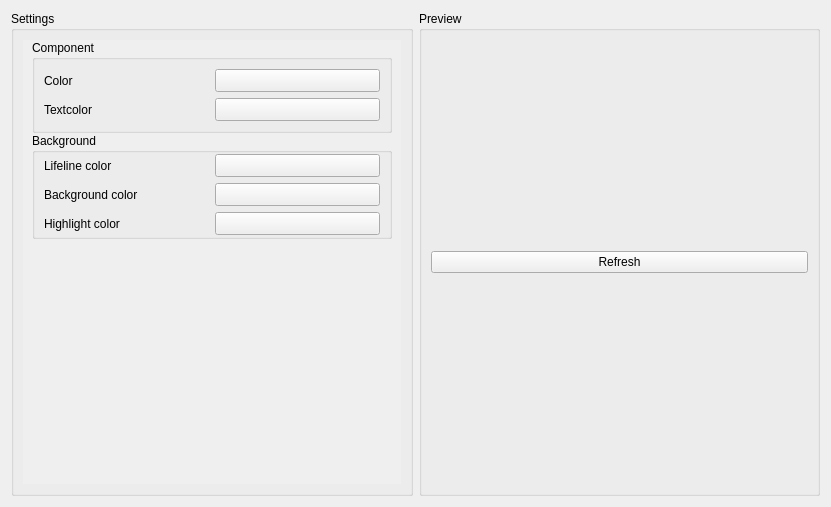
<?xml version="1.0" encoding="UTF-8"?>
<ui version="4.0">
 <class>TestcaseEditorBackgroundSettings</class>
 <widget class="QWidget" name="TestcaseEditorBackgroundSettings">
  <property name="geometry">
   <rect>
    <x>0</x>
    <y>0</y>
    <width>831</width>
    <height>507</height>
   </rect>
  </property>
  <layout class="QHBoxLayout" name="horizontalLayout">
   <item>
    <widget class="QGroupBox" name="Settings">
     <property name="title">
      <string>Settings</string>
     </property>
     <layout class="QVBoxLayout" name="verticalLayout">
      <item>
       <widget class="QScrollArea" name="scrollArea">
        <property name="sizePolicy">
         <sizepolicy hsizetype="Ignored" vsizetype="Expanding">
          <horstretch>0</horstretch>
          <verstretch>0</verstretch>
         </sizepolicy>
        </property>
        <property name="styleSheet">
         <string notr="true">QScrollArea { background: transparent; }
QScrollArea &gt; QWidget &gt; QWidget { background: transparent; }</string>
        </property>
        <property name="frameShape">
         <enum>QFrame::NoFrame</enum>
        </property>
        <property name="frameShadow">
         <enum>QFrame::Plain</enum>
        </property>
        <property name="lineWidth">
         <number>0</number>
        </property>
        <property name="widgetResizable">
         <bool>true</bool>
        </property>
        <widget class="QWidget" name="scrollAreaWidgetContents">
         <property name="geometry">
          <rect>
           <x>0</x>
           <y>0</y>
           <width>384</width>
           <height>456</height>
          </rect>
         </property>
         <layout class="QVBoxLayout" name="verticalLayout_3">
          <property name="spacing">
           <number>0</number>
          </property>
          <property name="topMargin">
           <number>0</number>
          </property>
          <property name="rightMargin">
           <number>9</number>
          </property>
          <property name="bottomMargin">
           <number>0</number>
          </property>
          <item>
           <widget class="QGroupBox" name="Component">
            <property name="title">
             <string>Component</string>
            </property>
            <layout class="QGridLayout" name="gridLayout_2">
             <item row="4" column="0">
              <widget class="QLabel" name="ComponentTextcolorLabel">
               <property name="text">
                <string>Textcolor</string>
               </property>
              </widget>
             </item>
             <item row="4" column="1">
              <widget class="Utils::QtColorButton" name="ComponentTextcolor">
               <property name="sizePolicy">
                <sizepolicy hsizetype="Ignored" vsizetype="Fixed">
                 <horstretch>0</horstretch>
                 <verstretch>0</verstretch>
                </sizepolicy>
               </property>
               <property name="text">
                <string/>
               </property>
              </widget>
             </item>
             <item row="3" column="1">
              <widget class="Utils::QtColorButton" name="ComponentColor">
               <property name="sizePolicy">
                <sizepolicy hsizetype="Ignored" vsizetype="Fixed">
                 <horstretch>0</horstretch>
                 <verstretch>0</verstretch>
                </sizepolicy>
               </property>
               <property name="text">
                <string/>
               </property>
              </widget>
             </item>
             <item row="3" column="0">
              <widget class="QLabel" name="ComponentColorLabel">
               <property name="text">
                <string>Color</string>
               </property>
              </widget>
             </item>
            </layout>
           </widget>
          </item>
          <item>
           <widget class="QGroupBox" name="Background">
            <property name="title">
             <string>Background</string>
            </property>
            <layout class="QGridLayout" name="gridLayout">
             <property name="topMargin">
              <number>1</number>
             </property>
             <property name="bottomMargin">
              <number>1</number>
             </property>
             <item row="0" column="0">
              <widget class="QLabel" name="LifelineColorLabel">
               <property name="text">
                <string>Lifeline color</string>
               </property>
              </widget>
             </item>
             <item row="1" column="1">
              <widget class="Utils::QtColorButton" name="BackgroundColor">
               <property name="sizePolicy">
                <sizepolicy hsizetype="Ignored" vsizetype="Minimum">
                 <horstretch>0</horstretch>
                 <verstretch>0</verstretch>
                </sizepolicy>
               </property>
               <property name="text">
                <string/>
               </property>
              </widget>
             </item>
             <item row="1" column="0">
              <widget class="QLabel" name="BackgroundColorLabel">
               <property name="text">
                <string>Background color</string>
               </property>
              </widget>
             </item>
             <item row="2" column="0">
              <widget class="QLabel" name="HighlightColorLabel">
               <property name="text">
                <string>Highlight color</string>
               </property>
              </widget>
             </item>
             <item row="0" column="1">
              <widget class="Utils::QtColorButton" name="LifelineColor">
               <property name="sizePolicy">
                <sizepolicy hsizetype="Ignored" vsizetype="Fixed">
                 <horstretch>0</horstretch>
                 <verstretch>0</verstretch>
                </sizepolicy>
               </property>
               <property name="text">
                <string/>
               </property>
              </widget>
             </item>
             <item row="2" column="1">
              <widget class="Utils::QtColorButton" name="HighlightColor">
               <property name="sizePolicy">
                <sizepolicy hsizetype="Ignored" vsizetype="Fixed">
                 <horstretch>0</horstretch>
                 <verstretch>0</verstretch>
                </sizepolicy>
               </property>
               <property name="text">
                <string/>
               </property>
              </widget>
             </item>
            </layout>
           </widget>
          </item>
          <item>
           <spacer name="verticalSpacer">
            <property name="orientation">
             <enum>Qt::Vertical</enum>
            </property>
            <property name="sizeHint" stdset="0">
             <size>
              <width>20</width>
              <height>40</height>
             </size>
            </property>
           </spacer>
          </item>
         </layout>
        </widget>
       </widget>
      </item>
     </layout>
    </widget>
   </item>
   <item>
    <widget class="QGroupBox" name="Preview">
     <property name="title">
      <string>Preview</string>
     </property>
     <layout class="QVBoxLayout" name="verticalLayout_2">
      <item>
       <layout class="QVBoxLayout" name="PreviewLayout"/>
      </item>
      <item>
       <widget class="QPushButton" name="refresh">
        <property name="text">
         <string>Refresh</string>
        </property>
       </widget>
      </item>
     </layout>
    </widget>
   </item>
  </layout>
 </widget>
 <customwidgets>
  <customwidget>
   <class>Utils::QtColorButton</class>
   <extends>QToolButton</extends>
   <header location="global">utils/qtcolorbutton.h</header>
  </customwidget>
 </customwidgets>
 <resources/>
 <connections/>
</ui>
